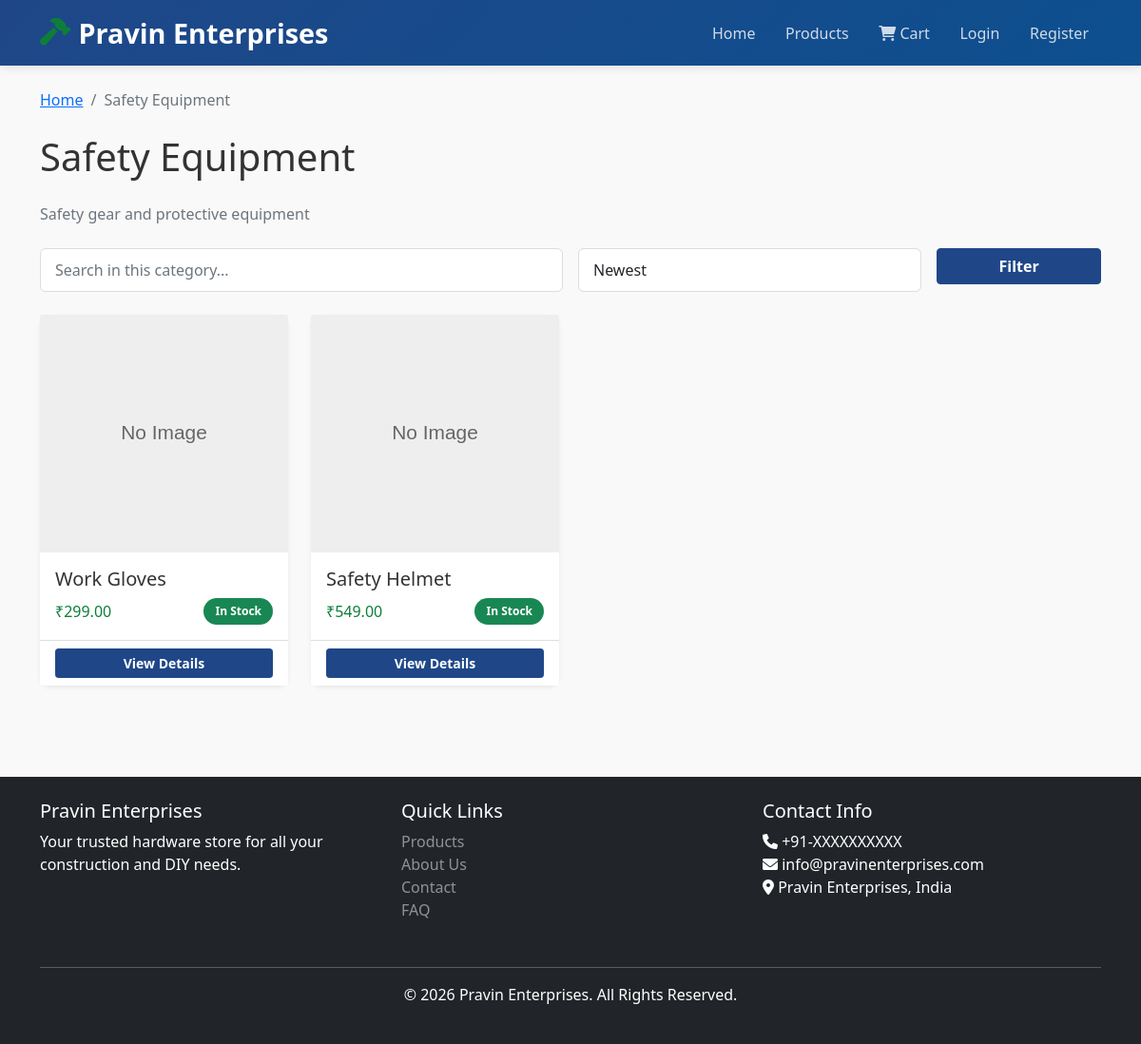
Screenshot of /category/safety-equipment/ with the database file from the repository.
### products/models.py (models this page shows, shortened)
class Category(models.Model):
    name = models.CharField(max_length=200, unique=True)
    slug = models.SlugField(unique=True)
    description = models.TextField(blank=True)
    image = models.ImageField(upload_to='categories/', null=True, blank=True)
    is_active = models.BooleanField(default=True)
    created_at = models.DateTimeField(auto_now_add=True)
    updated_at = models.DateTimeField(auto_now=True)
    class Meta:
        db_table = 'categories'
        verbose_name = 'Category'
        verbose_name_plural = 'Categories'
        ordering = ['name']

class Product(models.Model):
    category = models.ForeignKey(Category, on_delete=models.SET_NULL, null=True, related_name='products')
    name = models.CharField(max_length=255)
    slug = models.SlugField(unique=True)
    description = models.TextField()
    short_description = models.CharField(max_length=500, blank=True)
    price = models.DecimalField(max_digits=10, decimal_places=2, validators=[MinValueValidator(Decimal('0.01'))])
    discount_price = models.DecimalField(max_digits=10, decimal_places=2, null=True, blank=True, validators=[MinValueValidator(Decimal('0.00'))])
    cost_price = models.DecimalField(max_digits=10, decimal_places=2, validators=[MinValueValidator(Decimal('0.00'))])
    stock = models.IntegerField(validators=[MinValueValidator(0)])
    low_stock_threshold = models.IntegerField(default=10)
    image = models.ImageField(upload_to='products/')
    additional_images = models.JSONField(default=list, blank=True)  # Store multiple image paths
    sku = models.CharField(max_length=100, unique=True)
    weight = models.FloatField(null=True, blank=True)  # in kg
    dimensions = models.CharField(max_length=100, blank=True)  # e.g., "10x5x8 cm"
    manufacturer = models.CharField(max_length=200, blank=True)
    warranty_months = models.IntegerField(null=True, blank=True)
    is_active = models.BooleanField(default=True)
    is_featured = models.BooleanField(default=False)
    is_new = models.BooleanField(default=False)
    average_rating = models.DecimalField(max_digits=3, decimal_places=2, default=0)
    review_count = models.IntegerField(default=0)
    total_sold = models.IntegerField(default=0)
    created_at = models.DateTimeField(auto_now_add=True)
    updated_at = models.DateTimeField(auto_now=True)
    class Meta:
        db_table = 'products'
        ordering = ['-created_at']
        indexes = [
            models.Index(fields=['category']),
            models.Index(fields=['is_active']),
            models.Index(fields=['name']),
        ]
    def get_discount_percentage(self):
        if self.discount_price and self.discount_price < self.price:
            discount = ((self.price - self.discount_price) / self.price) * 100
            return int(discount)
        return 0
    def is_in_stock(self):
        return self.stock > 0

### products/views.py (the view)
# urls.py: path('category/<slug:slug>/', views.category_view, name='category-detail'),
def category_view(request, slug):
    category = get_object_or_404(Category, slug=slug, is_active=True)
    products = Product.objects.filter(category=category, is_active=True)
    search_query = request.GET.get('search', '')
    if search_query:
        products = products.filter(
            Q(name__icontains=search_query) |
            Q(description__icontains=search_query)
        )
    sort_by = request.GET.get('sort_by', 'newest')
    if sort_by == 'price_low':
        products = products.order_by('price')
    elif sort_by == 'price_high':
        products = products.order_by('-price')
    paginator = Paginator(products, 12)
    page_number = request.GET.get('page')
    page_obj = paginator.get_page(page_number)
    context = {
        'category': category,
        'products': page_obj,
        'search_query': search_query,
        'sort_by': sort_by,
    }
    return render(request, 'products/category.html', context)

### templates/products/category.html (shortened to what this page needs)
{% extends 'base.html' %}
{% load static %}
{% block content %}
<div class="container">
    <nav aria-label="breadcrumb" class="mb-4">
        <ol class="breadcrumb">
            <li class="breadcrumb-item"><a href="{% url 'home' %}">Home</a></li>
            <li class="breadcrumb-item active">{{ category.name }}</li>
        </ol>
    </nav>
    <h1 class="mb-4">{{ category.name }}</h1>
    {% if category.description %}
        <p class="text-muted mb-4">{{ category.description }}</p>
    {% endif %}
    <div class="row mb-4">
        <div class="col-md-12">
            <form method="get" class="row g-3">
                <div class="col-md-6">
                    <input type="text" name="search" class="form-control" placeholder="Search in this category..." value="{{ search_query }}">
                </div>
                <div class="col-md-4">
                    <select name="sort_by" class="form-control">
                        <option value="newest">Newest</option>
                    </select>
                </div>
                <div class="col-md-2">
                    <button type="submit" class="btn btn-primary w-100">Filter</button>
                </div>
            </form>
        </div>
    </div>
    {% if products %}
    <div class="row">
        {% for product in products %}
        <div class="col-md-3 mb-4">
            <div class="card h-100 shadow-sm">
                {% if product.image %}
                    <img src="{{ product.image.url }}" class="card-img-top" alt="{{ product.name }}" style="height: 250px; object-fit: cover;">
                {% else %}
                    <img class="card-img-top" alt="{{ product.name }}" style="height: 250px; object-fit: cover;">
                {% endif %}
                <div class="card-body">
                    <h5 class="card-title">{{ product.name|truncatewords:5 }}</h5>
                    <div class="d-flex justify-content-between align-items-center">
                        <div>
                            {% if product.discount_price %}
                                <span class="h6 text-success">₹{{ product.discount_price }}</span>
                                <span class="text-muted text-decoration-line-through small">₹{{ product.price }}</span>
                            {% else %}
                                <span class="h6 text-success">₹{{ product.price }}</span>
                            {% endif %}
                        </div>
                        {% if product.is_in_stock %}
                            <span class="badge bg-success">In Stock</span>
                        {% else %}
                            <span class="badge bg-secondary">Out of Stock</span>
                        {% endif %}
                    </div>
                </div>
                <div class="card-footer bg-white">
                    <a href="{% url 'product-detail' product.slug %}" class="btn btn-primary btn-sm w-100">
                        View Details
                    </a>
                </div>
            </div>
        </div>
        {% endfor %}
    </div>
    {% else %}
    <div class="alert alert-info text-center">
        No products found in this category.
    </div>
    {% endif %}
</div>
{% endblock %}

### static/css/style.css (style rules this page uses)
:root { --primary-color: #1f4788; --secondary-color: #0d7e3a; --danger-color: #d32f2f; --warning-color: #f57c00; --info-color: #1976d2; --light-gray: #f5f5f5; --dark-gray: #333; }
* { margin: 0; padding: 0; box-sizing: border-box; }
body { font-family: 'Segoe UI', Tahoma, Geneva, Verdana, sans-serif; background-color: #f9f9f9; color: var(--dark-gray); }
.badge { margin-left: 5px; }
.card { border: none; border-radius: 10px; box-shadow: 0 2px 8px rgba(0,0,0,0.1); transition: all 0.3s ease; }
.btn-primary { background-color: var(--primary-color); border-color: var(--primary-color); color: white; font-weight: 600; transition: all 0.3s ease; }
.form-control, .form-select { border-radius: 6px; border: 1px solid #ddd; padding: 10px 15px; transition: all 0.3s ease; }
.badge { padding: 8px 12px; border-radius: 20px; font-weight: 600; }
.text-success { color: var(--secondary-color) !important; }

### rows the page displays
Category: name "Safety Equipment", description "Safety gear and protective equipment"
Product: name "Work Gloves", price "299.00", stock "In Stock"
Product: name "Safety Helmet", price "549.00", stock "In Stock"
